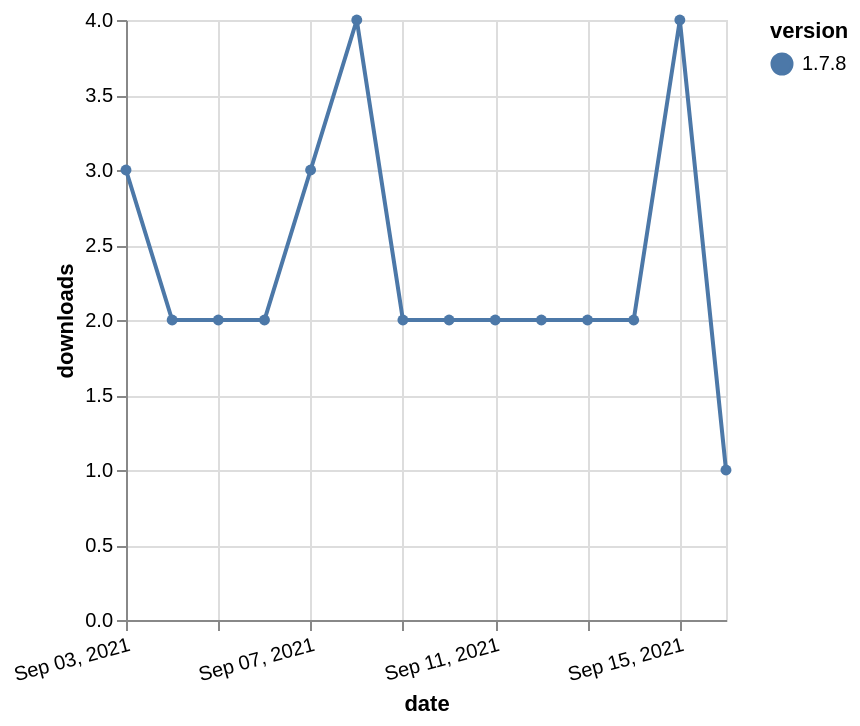

Describe this chart as a Vega-Lite specification.
### Vega-Lite specification from a JSON file in a GitHub repository (floating-point values rounded to 4 significant figures)
{"$schema": "https://vega.github.io/schema/vega-lite/v5.json", "description": "A simple bar chart with embedded data.", "data": {"values": [{"date": "2021-09-03", "total": 2805, "delta": 3, "version": "1.7.8"}, {"date": "2021-09-04", "total": 2807, "delta": 2, "version": "1.7.8"}, {"date": "2021-09-05", "total": 2809, "delta": 2, "version": "1.7.8"}, {"date": "2021-09-06", "total": 2811, "delta": 2, "version": "1.7.8"}, {"date": "2021-09-07", "total": 2814, "delta": 3, "version": "1.7.8"}, {"date": "2021-09-08", "total": 2818, "delta": 4, "version": "1.7.8"}, {"date": "2021-09-09", "total": 2820, "delta": 2, "version": "1.7.8"}, {"date": "2021-09-10", "total": 2822, "delta": 2, "version": "1.7.8"}, {"date": "2021-09-11", "total": 2824, "delta": 2, "version": "1.7.8"}, {"date": "2021-09-12", "total": 2826, "delta": 2, "version": "1.7.8"}, {"date": "2021-09-13", "total": 2828, "delta": 2, "version": "1.7.8"}, {"date": "2021-09-14", "total": 2830, "delta": 2, "version": "1.7.8"}, {"date": "2021-09-15", "total": 2834, "delta": 4, "version": "1.7.8"}, {"date": "2021-09-16", "total": 2835, "delta": 1, "version": "1.7.8"}]}, "width": "container", "mark": {"type": "line", "point": {"filled": true}}, "encoding": {"x": {"field": "date", "type": "temporal", "timeUnit": "yearmonthdate", "title": "date", "axis": {"labelAngle": -15}}, "y": {"field": "delta", "type": "quantitative", "title": "downloads"}, "color": {"field": "version", "type": "nominal"}, "tooltip": {"field": "delta"}}}
